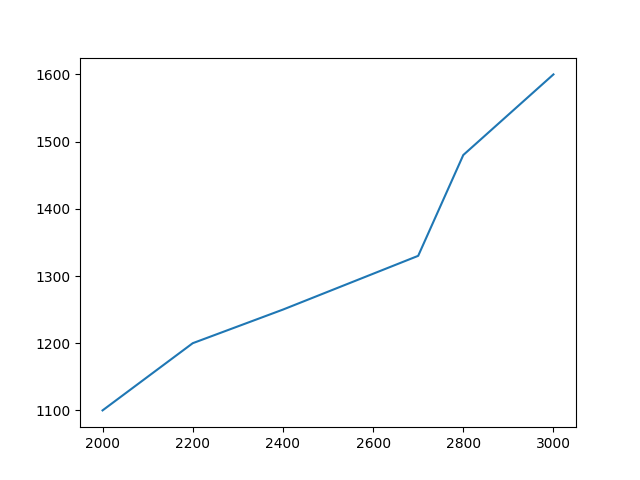

The Python source for this figure:
import matplotlib.pyplot as plt
import pandas as pd

data = {
    'cricket_bat': ['SG', 'BDM', 'SS', 'GM', 'Kookaburra', 'Spartan'],
    'mrp': [2000, 2200, 2400, 2700, 2800, 3000],
    'weight_grams': [1100, 1200, 1250, 1330, 1480, 1600]
}

df = pd.DataFrame(data)

plt.plot(df['mrp'], df['weight_grams'])
plt.show()
